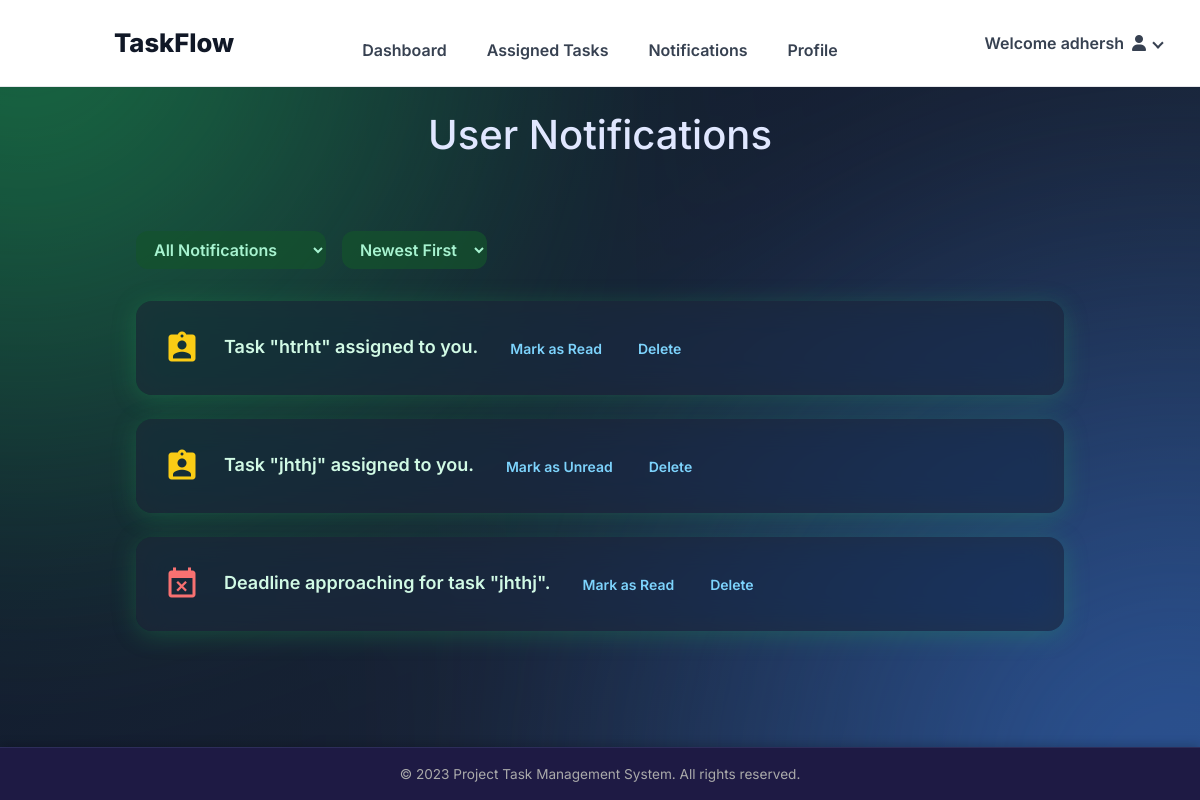
Before: /user_notify/ (signed in) with the older database file.
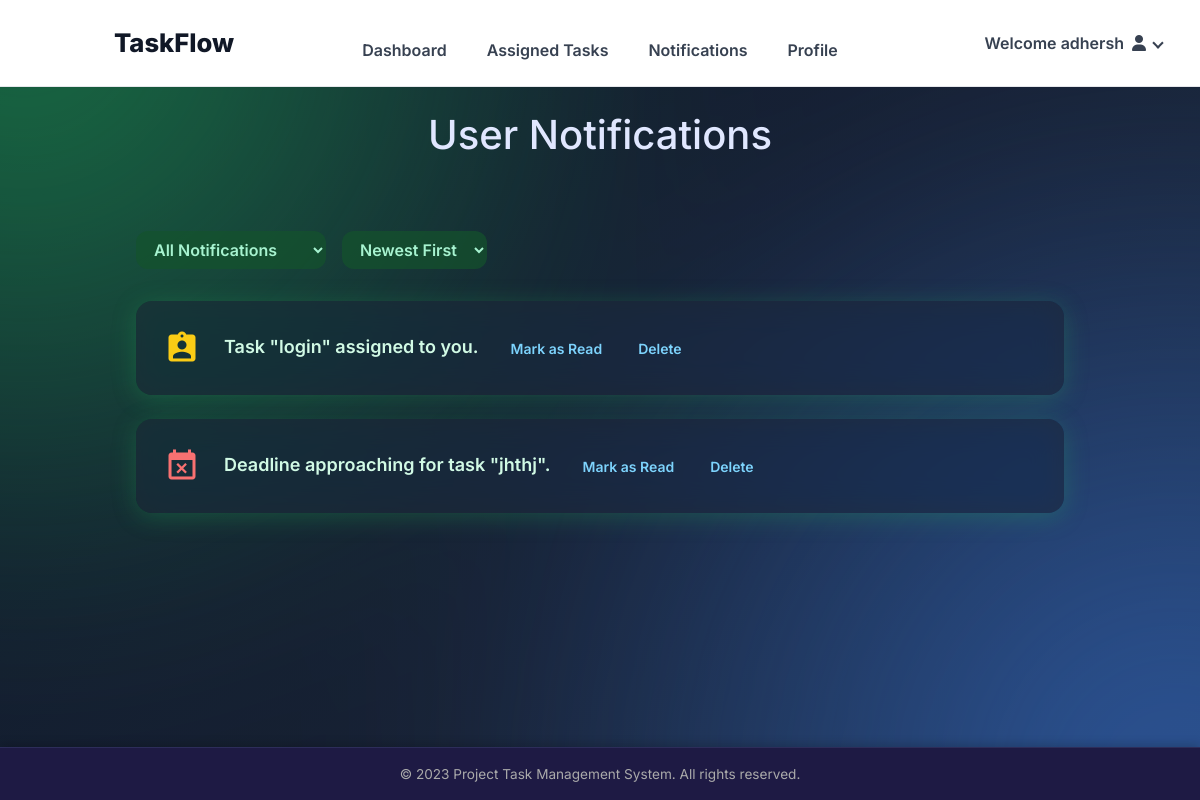
After: the same page with the newer database file.
### taskflowapp/models.py (models this page shows, shortened)
class Notification(models.Model):
    NOTIFICATION_TYPES = [
        ('assignment', 'Assignment'),
        ('deadline', 'Deadline'),
    ]
    user = models.ForeignKey(User, on_delete=models.CASCADE)
    message = models.TextField()
    type = models.CharField(max_length=20, choices=NOTIFICATION_TYPES)
    timestamp = models.DateTimeField(auto_now_add=True)
    is_read = models.BooleanField(default=False)

### taskflowapp/views.py (the view)
# urls.py: path('user_notify/',views.user_notify,name='user_notify_page'),
def user_notify(request):
    user_id = request.session.get('user_id')
    if not user_id:
        messages.error(request, "You must be logged in to view notifications.")
        return redirect('user_login')
    try:
        user = User.objects.get(id=user_id)
    except User.DoesNotExist:
        messages.error(request, "User not found.")
        return redirect('user_login')
    notifications = Notification.objects.filter(user=user).order_by('-timestamp')
    return render(request, 'user_notification_page.html', {
        'notifications': notifications,
        'user': user
    })

### taskflowapp/templates/user_notification_page.html (shortened to what this page needs)
{% load static %}
{% load humanize %}
<!DOCTYPE html>
<html lang="en">
<head>
  <link href="https://cdn.jsdelivr.net/npm/bootstrap@5.3.7/dist/css/bootstrap.min.css" rel="stylesheet">
  <link rel="stylesheet" href="{% static 'CSS/user_notification.css' %}" />
</head>
<body>
{% include 'user_nav.html'%}
  <h1 class="text-center  my-4">User Notifications</h1>
  <main class="container">
    <div class="filters-bar">
      <select class="filter-select" id="filterType" aria-label="Filter notifications by type" onchange="filterNotifications()">
        <option value="all">All Notifications</option>
      </select>
      <select class="filter-select" id="sortOrder" aria-label="Sort notifications" onchange="sortNotifications()">
        <option value="newest">Newest First</option>
      </select>
    </div>
    <section id="notificationsList" class="notifications-list" aria-live="polite" aria-relevant="additions">
      {% if notifications %}
        {% for n in notifications %}
          <article class="notification-card" tabindex="0" data-type="{{ n.type }}" data-time="{{ n.created_at.timestamp }}">
            <div class="icon-container {% if n.type == 'assignment' %}icon-assignment{% elif n.type == 'deadline' %}icon-deadline{% endif %}">
            </div>
            <div class="message-container">
              <p class="notification-message">{{ n.message }}</p>
            </div>
            <div class="actions">
              <form method="post" action="{% url 'mark_notification_read' n.id %}">
                <button type="submit" class="action-btn">
                  {% if n.is_read %}Mark as Unread{% else %}Mark as Read{% endif %}
                </button>
              </form>
              <form method="post" action="{% url 'delete_notification' n.id %}">
                <button type="submit" class="action-btn">Delete</button>
              </form>
            </div>
          </article>
        {% endfor %}
      {% else %}
        <div id="noNotifications" class="no-notifications">No notifications found.</div>
      {% endif %}
    </section>
  </main>
  {% include 'user_footer.html'%}
</body>
</html>

Changed rows visible on the page:
removed Notification: message "Task \"htrht\" assigned to you.", is_read "Mark as Read"
removed Notification: message "Task \"jhthj\" assigned to you.", is_read "Mark as Unread"
added Notification: message "Task \"login\" assigned to you.", is_read "Mark as Read"
